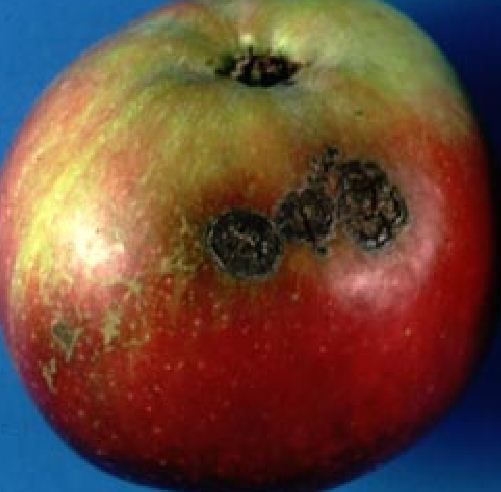
#> input picture 1_data set/scab/scab (15).JPG, 501 x 492 px
$ python canny.py
#> lines starting #> are read from the running program, lines starting #| are printed output that depends on the picture; after the words box and inside, x2 and y2 are one past the last pixel; in counts of white or black regions, pixels touching at a corner belong together
import cv2
import numpy as np
from matplotlib import pyplot as plt

org = cv2.imread("1_data set/scab/scab (15).JPG")
#> org is the input picture: shape (492, 501, 3); mean B, G, R 57.1, 71.9, 104.6
img = org
hsv = cv2.cvtColor(img,cv2.COLOR_BGR2HSV)
#> hsv: shape (492, 501, 3); mean H, S, V 42.1, 178.1, 121.4
img = org
lab = cv2.cvtColor(img,cv2.COLOR_BGR2Lab)
#> lab: shape (492, 501, 3); mean of channels 0, 1, 2 89.7, 142.8, 144.5
img = org
edges = cv2.Canny(img,100,200)
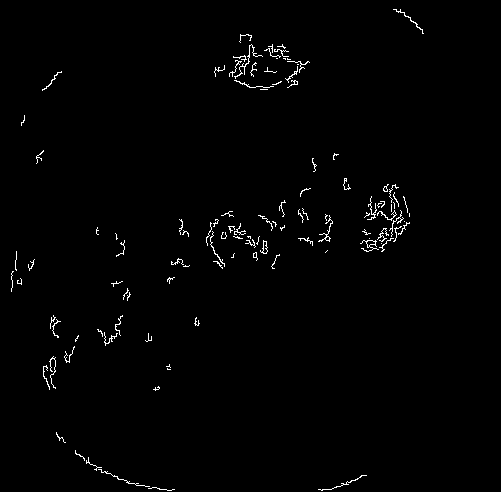
#> edges: shape (492, 501); 1.1% white in thin lines or dots, all inside (x1, y1, x2, y2) = (11, 9, 424, 491)

plt.subplot(221),plt.imshow(org,cmap = 'gray')
plt.title('Original Image'), plt.xticks([]), plt.yticks([])
plt.subplot(222),plt.imshow(edges,cmap = 'gray')
plt.title('Edge Image'), plt.xticks([]), plt.yticks([])
plt.subplot(223),plt.imshow(hsv)
plt.title('hsv'), plt.xticks([]), plt.yticks([])

plt.show()
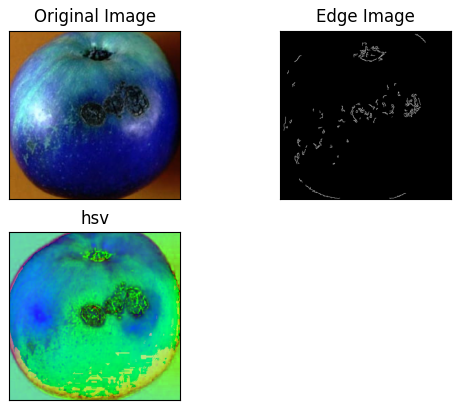
#> figure drawn by matplotlib, 3 panels; B, G, R data is drawn as R, G, B

$ run again, with 1_data set/scab/scab (1).JPG copied over 1_data set/scab/scab (15).JPG
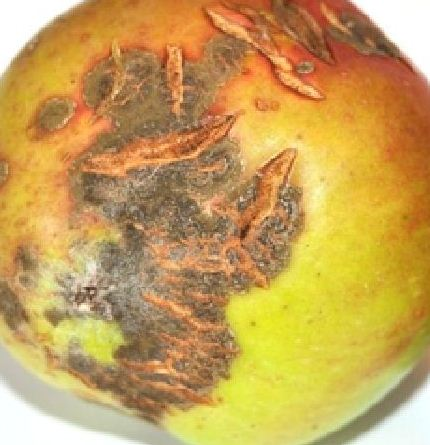
#> input picture 1_data set/scab/scab (1).JPG, 430 x 445 px
#> org is the input picture: shape (445, 430, 3); mean B, G, R 88.9, 161.4, 199.4
#> hsv: shape (445, 430, 3); mean H, S, V 21.3, 141.9, 199.9
#> lab: shape (445, 430, 3); mean of channels 0, 1, 2 174.8, 134.7, 169.8
#> `edges = cv2.Canny(img,100,200)`:
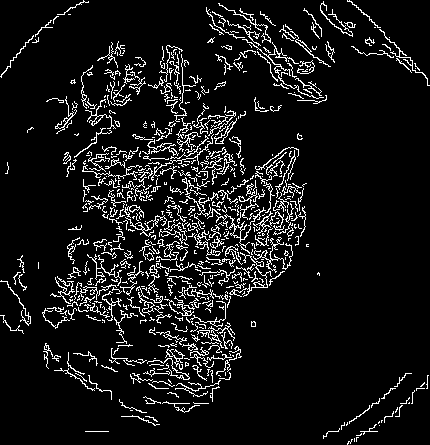
#> edges: shape (445, 430); 8.6% white in thin lines or dots
#> `plt.show()`:
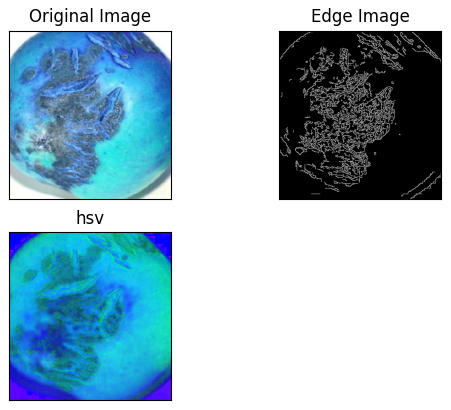
#> figure drawn by matplotlib, 3 panels; B, G, R data is drawn as R, G, B

$ run again, with 1_data set/scab/scab (10).JPG copied over 1_data set/scab/scab (15).JPG
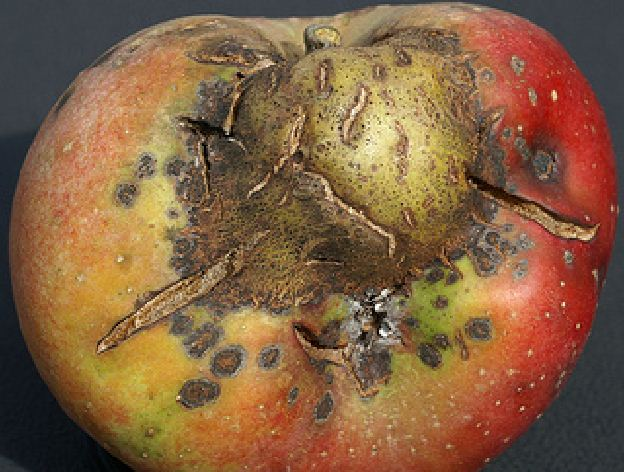
#> input picture 1_data set/scab/scab (10).JPG, 624 x 472 px
#> org is the input picture: shape (472, 624, 3); mean B, G, R 65.3, 96.6, 132
#> hsv: shape (472, 624, 3); mean H, S, V 30, 125.3, 133.7
#> lab: shape (472, 624, 3); mean of channels 0, 1, 2 111.9, 138.5, 151.3
#> `edges = cv2.Canny(img,100,200)`:
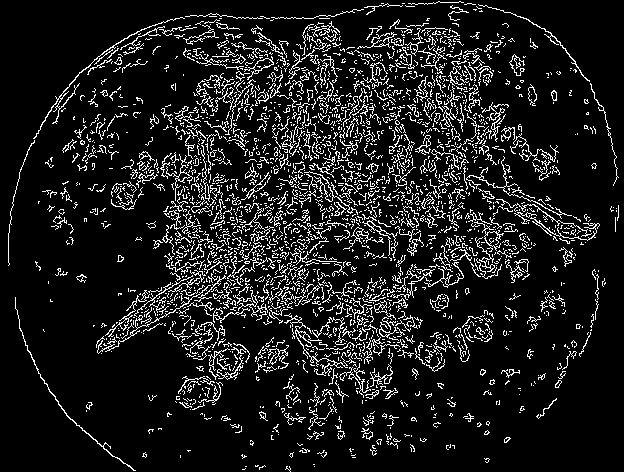
#> edges: shape (472, 624); 11.1% white in thin lines or dots
#> `plt.show()`:
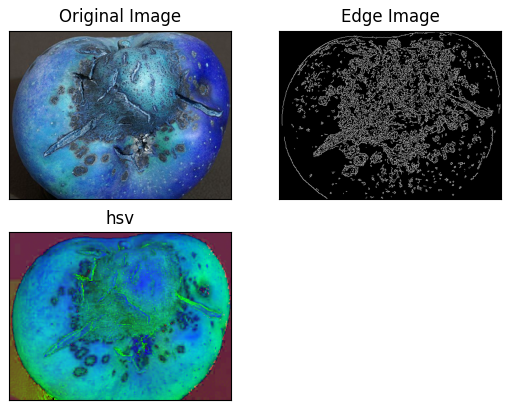
#> figure drawn by matplotlib, 3 panels; B, G, R data is drawn as R, G, B

$ run again, with 1_data set/scab/scab (11).JPG copied over 1_data set/scab/scab (15).JPG
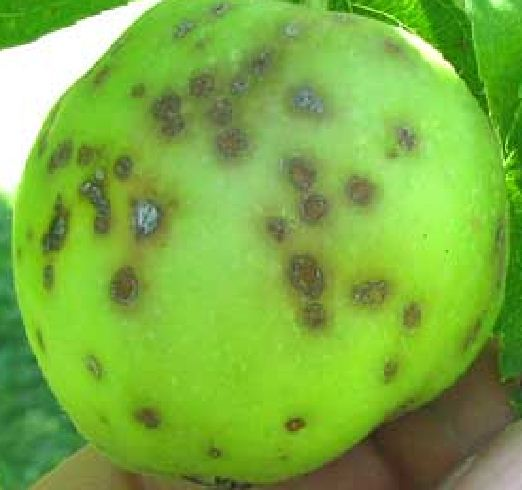
#> input picture 1_data set/scab/scab (11).JPG, 522 x 490 px
#> org is the input picture: shape (490, 522, 3); mean B, G, R 65.3, 175.9, 123.8
#> hsv: shape (490, 522, 3); mean H, S, V 43.1, 161.6, 176.8
#> lab: shape (490, 522, 3); mean of channels 0, 1, 2 168.8, 94.3, 175.9
#> `edges = cv2.Canny(img,100,200)`:
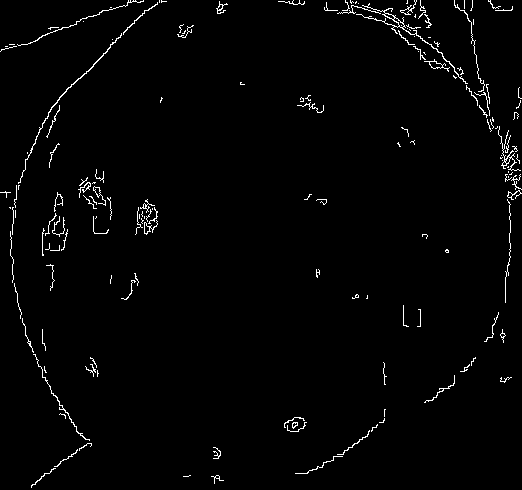
#> edges: shape (490, 522); 1.7% white in thin lines or dots
#> `plt.show()`:
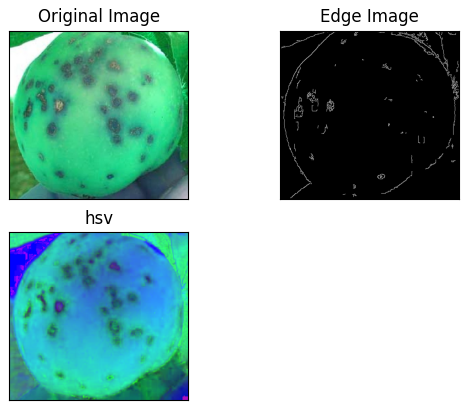
#> figure drawn by matplotlib, 3 panels; B, G, R data is drawn as R, G, B
